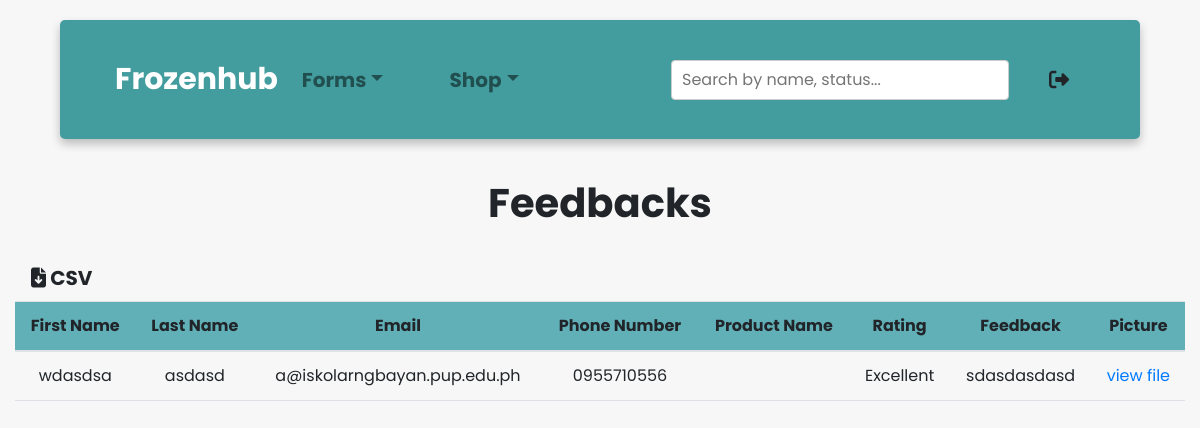
The app's page /admin/index.php?feedback (signed in) with its own data.
### tables this page shows
CREATE TABLE `feedback_table` (
  `feed_id` int(50) NOT NULL,
  `firstName` varchar(50) NOT NULL,
  `lastName` varchar(50) NOT NULL,
  `email` varchar(50) NOT NULL,
  `phone` varchar(15) NOT NULL,
  `proName` varchar(50) NOT NULL,
  `ratings` varchar(20) NOT NULL,
  `feedback` varchar(100) NOT NULL,
  `picture` varchar(255) NOT NULL
);

### admin/feedback.php (the view, shortened to what this page needs)
<div class="container-fluid">
    <h1 class="text-center" style="padding: 20px; font-weight:bold">Feedbacks</h1>
    <a class="nav-link" href="./csv/download_feedback.php" style="font-size: 20px; font-weight:bold;">
  <i class="fa-solid fa-file-arrow-down" aria-hidden="true"></i> CSV</a>
        <table id="table" class="table  text-center" style="width:100%; margin:0px; border-collapse:collapse;">
        <thead style="background-color: #61b0b7;">
        <tr>
            <th>First Name</th>
            <th>Last Name</th>
            <th>Email</th>
            <th>Phone Number</th>
            <th>Product Name</th>
            <th>Rating</th>
            <th>Feedback</th>
            <th>Picture</th>
        </tr>
</thead>
<tbody>
<?php
$sql = "SELECT * FROM feedback_table ORDER BY `feedback_table`.`feed_id` DESC";
$result = $conn->query($sql);
    while ($row = mysqli_fetch_assoc($result)){
    $picture = $row['picture'];
    echo '<tr>
		<td data-label="First name">'. $row["firstName"] . '</td>
		<td data-label="Last Name">' . $row["lastName"] . '</td>
		<td data-label="Email">' . $row["email"] . '</td>
		<td data-label="Phone Number">' . $row["phone"] . '</td>
        <td data-label="Product Name">' . $row["proName"] . '</td>
		<td data-label="Ratings">' . $row["ratings"] . '</td>
		<td data-label="Feedback">' . $row["feedback"] . '</td>';
}
?>
        <td data-label="Pictures"> <a href="../pictures/<?php echo $picture?>">view file</a></td>
      </table>
  </div>

### records on screen
feedback_table: firstName "wdasdsa", lastName "asdasd", email "a@iskolarngbayan.pup.edu.ph", phone "0955710556", ratings "Excellent", feedback "sdasdasdasd"
